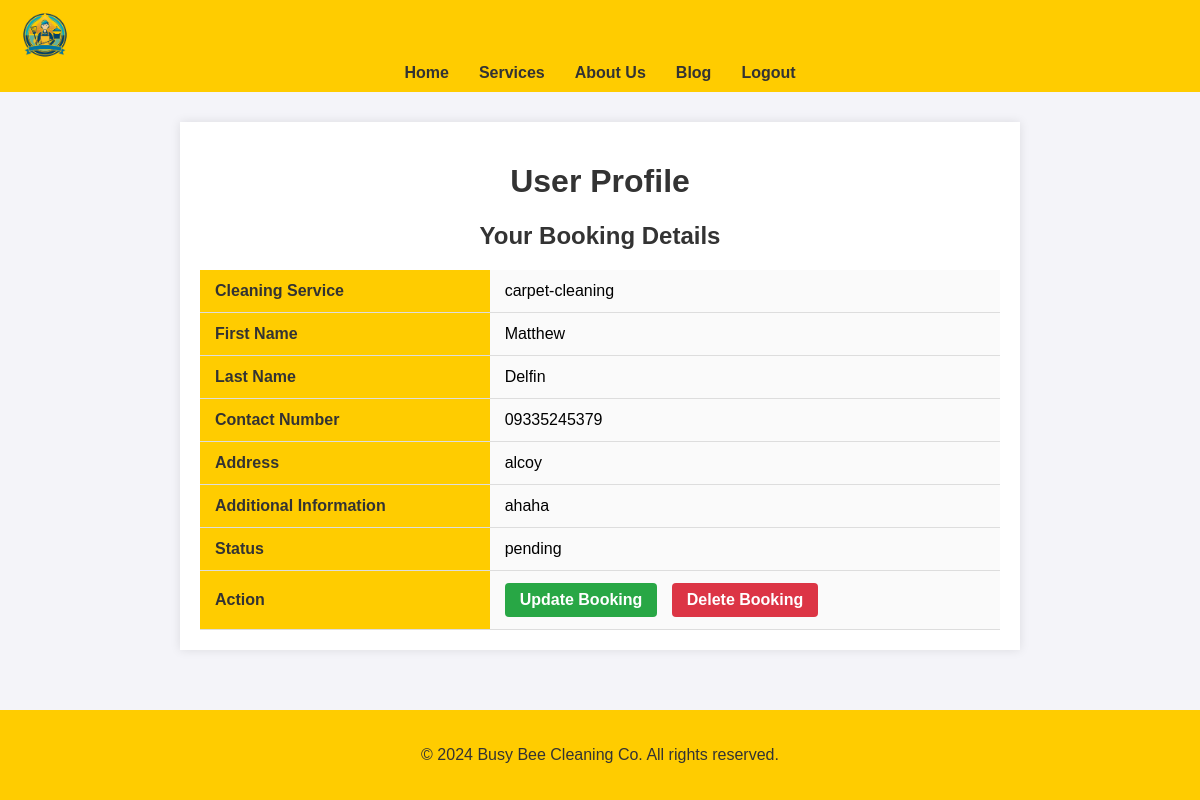
The page /profile/ (signed in) on the database as committed earlier.
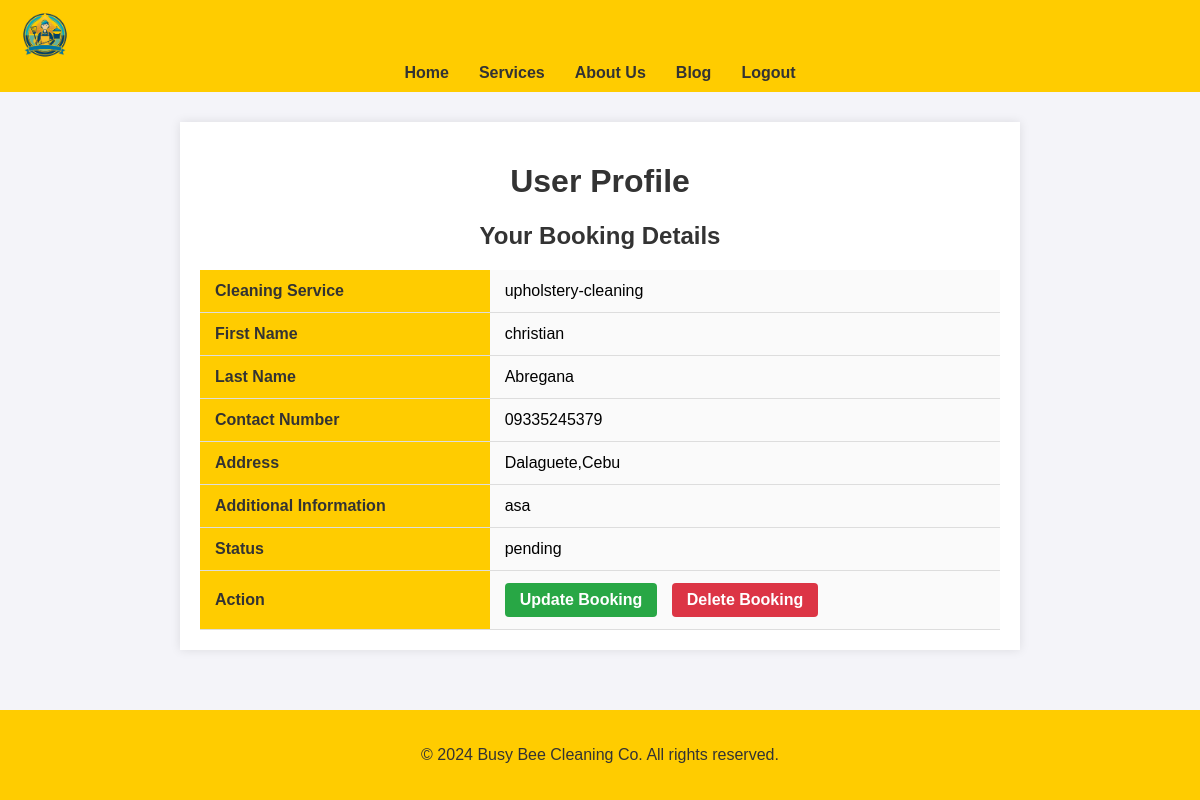
The same page on the database as committed later.
### cleaning/models.py (models this page shows, shortened)
class Booking(models.Model):
    booking_id = models.AutoField(primary_key=True, editable=False)
    CLEANING_CHOICES = [
    ('residential', 'Residential Cleaning'),
    ('commercial', 'Commercial Cleaning'),
    ('deep-cleaning', 'Deep Cleaning'),
    ('move-in-out', 'Move-in/Move-out Cleaning'),
    ('carpet-cleaning', 'Carpet Cleaning'),
    ('upholstery-cleaning', 'Upholstery Cleaning'),
    ('window-cleaning', 'Window Cleaning'),
    ('eco-friendly', 'Eco-friendly Green Cleaning'),
    ]
    PENDING = 'pending'
    CONFIRMED = 'confirmed'
    COMPLETED = 'completed'
    STATUS_CHOICES = [
        (CONFIRMED, 'Confirmed'),
        (PENDING, 'Pending'),
        (COMPLETED, 'Completed'),
    ]
    user = models.ForeignKey(User, on_delete=models.CASCADE)
    cleaning_service = models.CharField(max_length=20, choices=CLEANING_CHOICES)
    first_name = models.CharField(max_length=100)
    last_name = models.CharField(max_length=100, default='Unknown')
    contact_number = models.CharField(max_length=15)
    address = models.TextField()
    additional_info = models.TextField(blank=True, null=True)
    status = models.CharField(max_length=20, choices=STATUS_CHOICES, default=PENDING)
    created_at = models.DateTimeField(auto_now_add=True)

### cleaning/views.py (the view)
# urls.py: path('profile/', views.profile_view, name='user_profile'),
def profile_view(request):
    booking = Booking.objects.filter(user=request.user).last()  # Get the most recent booking
    return render(request, 'cleaning/user_profile.html', {'booking': booking})

### cleaning/templates/cleaning/user_profile.html (shortened to what this page needs)
<!DOCTYPE html>
<html lang="en">
<head>
    {% load static %}
    <link rel="stylesheet" href="{% static 'styles/user_profile.css' %}?100">
</head>
<body>
    <header>
        <nav>
            <img src="{% static 'image1/logo1.png' %}" class="logo" alt="Busy Bee Logo">
            <ul class="centered-menu">
                <li><a href="{% url 'u_home' %}">Home</a></li>
                <li><a href="{% url 'user_services' %}">Services</a></li>
                <li><a href="{% url 'user_about' %}">About Us</a></li>
                <li><a href="{% url 'user_blog' %}">Blog</a></li>
                <li><a href="{% url 'login' %}">Logout</a></li>
            </ul>
        </nav>
    </header>
    <div class="content">
        <h1>User Profile</h1>
        <div class="profile-info">
            <h2>Your Booking Details</h2>
            {% if booking %}
                <table>
                    <tr>
                        <th>Cleaning Service</th>
                        <td>{{ booking.cleaning_service }}</td>
                    </tr>
                    <tr>
                        <th>First Name</th>
                        <td>{{ booking.first_name }}</td>
                    </tr>
                    <tr>
                        <th>Last Name</th>
                        <td>{{ booking.last_name }}</td>
                    </tr>
                    <tr>
                        <th>Contact Number</th>
                        <td>{{ booking.contact_number }}</td>
                    </tr>
                    <tr>
                        <th>Address</th>
                        <td>{{ booking.address }}</td>
                    </tr>
                    <tr>
                        <th>Additional Information</th>
                        <td>{{ booking.additional_info }}</td>
                    </tr>
                    <tr>
                        <th>Status</th>
                        <td>{{ booking.status }}</td>
                    </tr>
                    <tr>
                        <th>Action</th>
                        <td>
                            <a href="{% url 'update_booking' booking.pk %}" class="action-btn update-btn">Update Booking</a>
                            <a href="{% url 'delete_booking' booking.pk %}" class="action-btn delete-btn" onclick="return confirm('Are you sure you want to delete this booking?');">Delete Booking</a>
                        </td>
                    </tr>
                </table>
            {% else %}
                <p>No booking found. Please make a booking.</p>
            {% endif %}
        </div>
    </div>
    <footer>
        <p>&copy; 2024 Busy Bee Cleaning Co. All rights reserved.</p>
    </footer>
</body>
</html>

Rows that differ between the two databases and show on the page:
no longer on this page (row unchanged): Booking: cleaning_service "carpet-cleaning", first_name "Matthew", last_name "Delfin", contact_number "09335245379", address "alcoy", additional_info "ahaha", status "pending"
added Booking: cleaning_service "upholstery-cleaning", first_name "christian", last_name "Abregana", contact_number "09335245379", address "Dalaguete,Cebu", additional_info "asa", status "pending"
